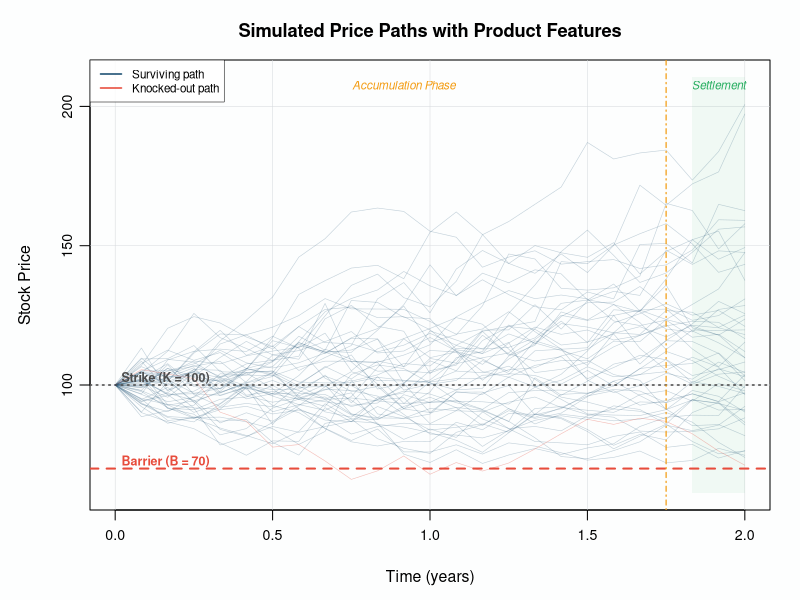
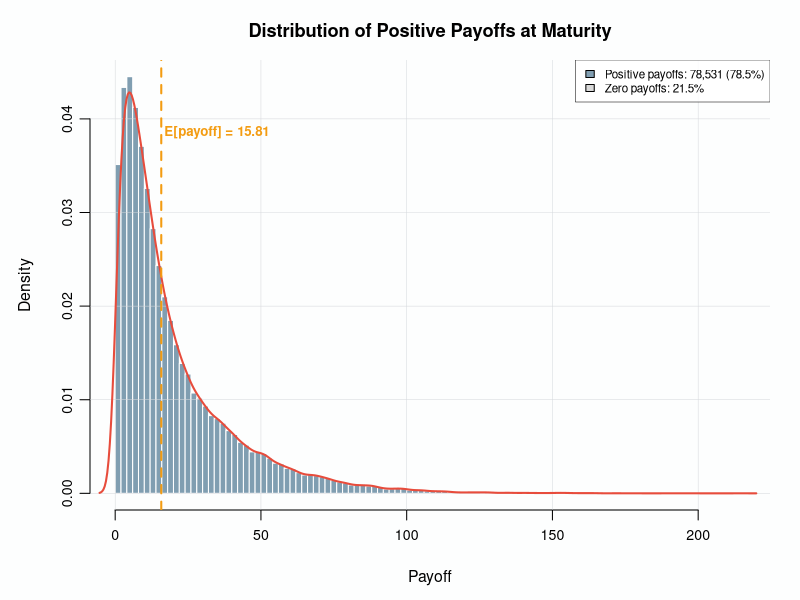
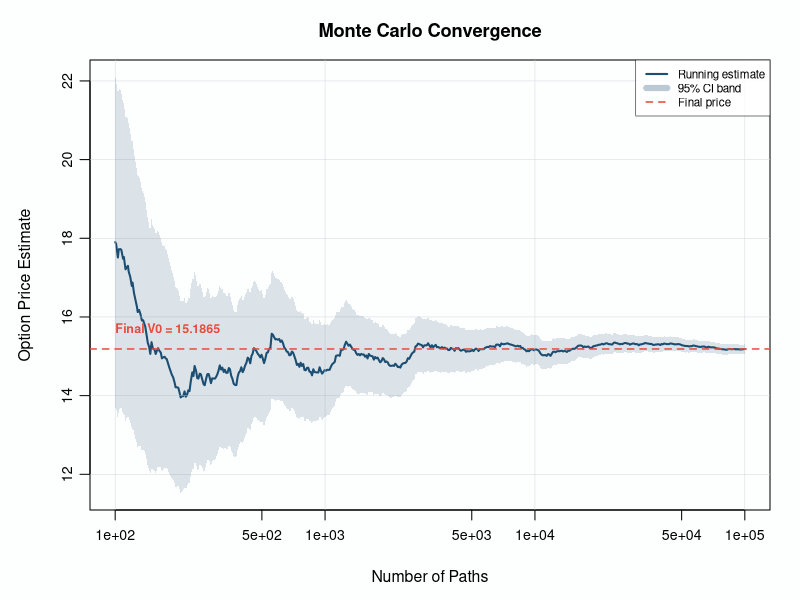
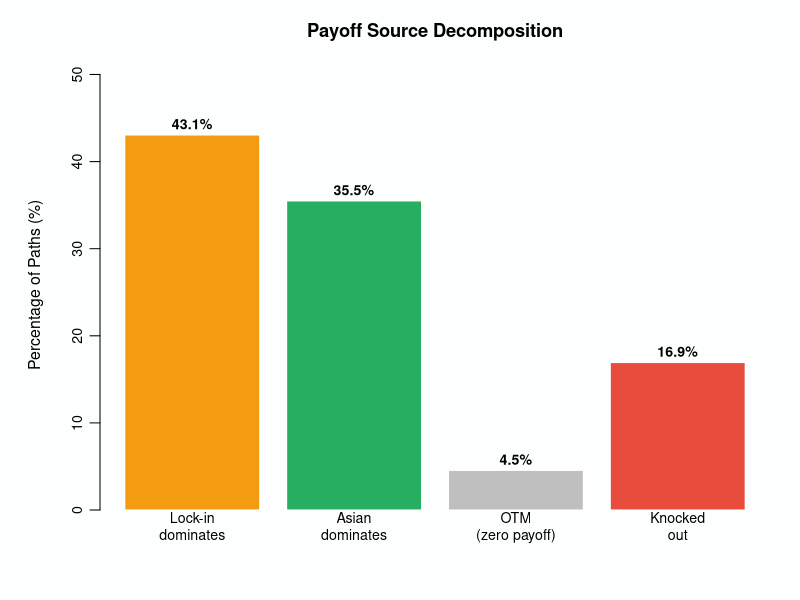
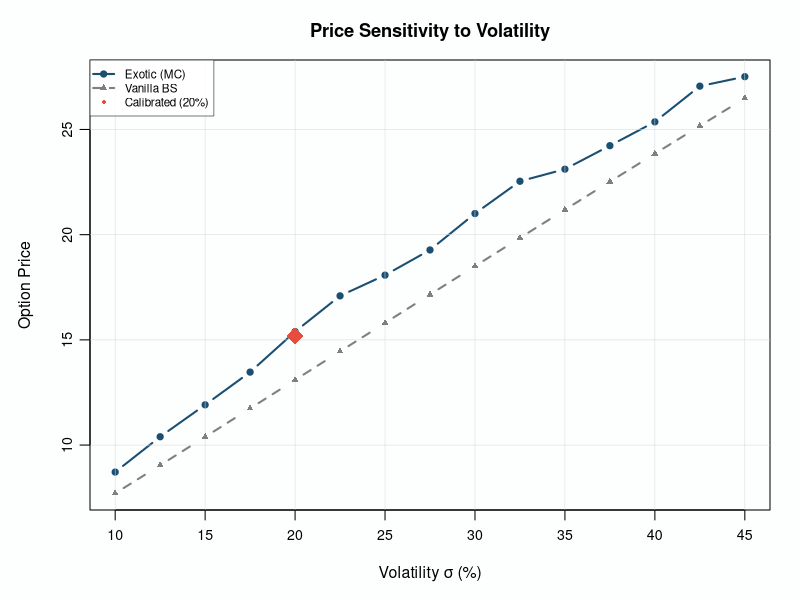
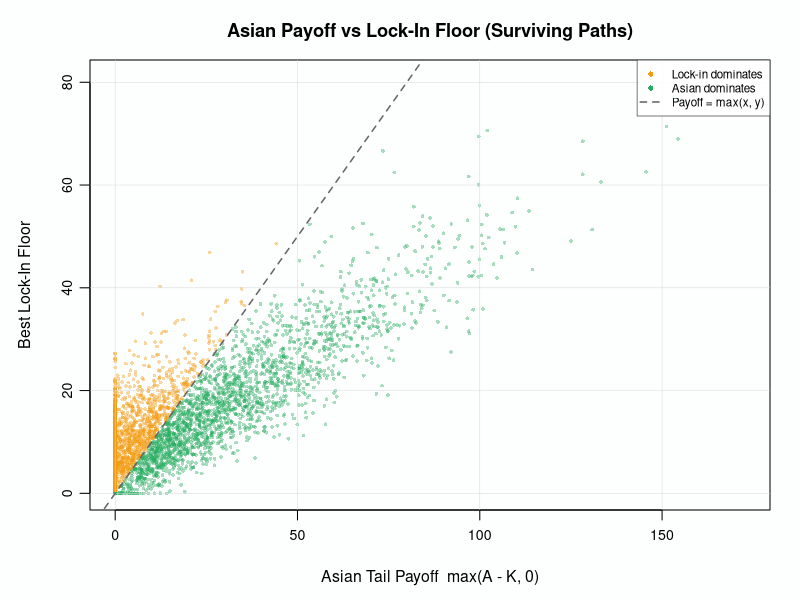

These figures' R source, in order:
###############################################################################
#  ALPINE SUMMIT-LOCK ASIAN KNOCK-OUT CALL
#  Monte Carlo Pricing under the Risk-Neutral Measure Q
#
#  Product combines three exotic features:
#    1. Summit Lock-In (Memory Ratchet)  -- locks a fraction of intrinsic value
#    2. Asian Tail Settlement            -- terminal payoff uses 3-month average
#    3. Discrete Down-and-Out Barrier    -- knockout if stock breaches floor
#
#  Underlying dynamics (GBM under Q):
#    dS_t = r S_t dt + sigma S_t dW_t^Q
#
#  Author : Adriano Lama
#  Date   : March 2026
###############################################################################

# ----------------------------------------------------------------------
# 0.  REPRODUCIBILITY
# ----------------------------------------------------------------------
set.seed(42)

# ----------------------------------------------------------------------
# 1.  MARKET & PRODUCT PARAMETERS
# ----------------------------------------------------------------------
S0    <- 100        # Initial spot price (CHF or USD)
K     <- 100        # At-the-money strike
B     <- 70         # Down-and-out barrier (30% below spot)
beta  <- 0.50       # Lock-in fraction (50% of intrinsic is guaranteed)
r     <- 0.02       # Continuous risk-free rate (2%)
sigma <- 0.20       # Annualised volatility (20%)
T_mat <- 2          # Maturity in years
N_sim <- 100000     # Number of Monte Carlo paths
M     <- 24         # Number of discrete monitoring dates (monthly)

# Derived quantities
dt    <- T_mat / M                     # Time step between monitors
t_vec <- seq(dt, T_mat, by = dt)       # Monitoring times: t_1, ..., t_24

cat("==============================================================\n")
cat("  ALPINE SUMMIT-LOCK ASIAN KNOCK-OUT CALL -- MC Pricer\n")
cat("==============================================================\n\n")
cat(sprintf("  S0 = %.0f | K = %.0f | B = %.0f | beta = %.2f\n", S0, K, B, beta))
cat(sprintf("  r  = %.2f | sigma = %.2f | T = %.1f yr | M = %d dates\n", r, sigma, T_mat, M))
cat(sprintf("  N  = %s paths\n\n", format(N_sim, big.mark = ",", scientific = FALSE)))

# ----------------------------------------------------------------------
# 2.  SIMULATE GBM PATHS -- EXACT CLOSED-FORM SOLUTION
# ----------------------------------------------------------------------
# Under Q, the exact solution at each monitoring date is:
#
#   S(t_i) = S(t_{i-1}) * exp((r - 0.5*sigma^2)*dt + sigma*sqrt(dt)*Z_i)
#
# where Z_i ~ N(0,1) i.i.d.  This is NOT Euler discretisation; it is the
# exact log-normal transition of GBM applied at each discrete step.
# ----------------------------------------------------------------------

# Draw all random innovations at once: N_sim rows x M columns
Z <- matrix(rnorm(N_sim * M), nrow = N_sim, ncol = M)

# Compute log-returns per step
drift_per_step <- (r - 0.5 * sigma^2) * dt
vol_per_step   <- sigma * sqrt(dt)
log_returns    <- drift_per_step + vol_per_step * Z   # N_sim x M

# Cumulate log-returns and exponentiate to get price levels
#   Column j of S corresponds to S(t_j) for j = 1, ..., M
log_S <- t(apply(log_returns, 1, cumsum))             # cumulative log-returns
S     <- S0 * exp(log_S)                              # N_sim x M price matrix

cat("  [OK] Simulated", format(N_sim, big.mark = ",", scientific = FALSE), "paths x",
    M, "monitoring dates\n\n")

# ----------------------------------------------------------------------
# 3.  COMPUTE PATH-DEPENDENT PAYOFF COMPONENTS
# ----------------------------------------------------------------------

# -- 3a. Down-and-Out Barrier (discrete monitoring at all 24 dates) ----
#    The option is knocked out (payoff = 0) if the stock price falls to or
#    below the barrier B at ANY monitoring date.
path_min         <- apply(S, 1, min)        # min price on each path
barrier_survived <- (path_min > B)           # TRUE if never breached

n_knocked <- sum(!barrier_survived)
cat(sprintf("  Barrier breaches: %s / %s paths (%.1f%%)\n",
            format(n_knocked, big.mark = ","),
            format(N_sim, big.mark = ",", scientific = FALSE),
            100 * n_knocked / N_sim))

# -- 3b. Summit Lock-In Floor (months 1-21 = accumulation phase) ------
#    At each accumulation date t_i (i = 1,...,21), if S(t_i) > K, the holder
#    locks in a guaranteed floor equal to beta * (S(t_i) - K).
#    The BEST (highest) lock-in across all accumulation dates is remembered.
S_accum      <- S[, 1:21]                                   # Accumulation prices
lock_in_vals <- beta * pmax(S_accum - K, 0)                 # Element-wise floors
floor_locked <- apply(lock_in_vals, 1, max)                 # Best lock-in per path

cat(sprintf("  Paths with positive lock-in: %s (%.1f%%)\n",
            format(sum(floor_locked > 0), big.mark = ","),
            100 * mean(floor_locked > 0)))

# -- 3c. Asian Tail Average (months 22, 23, 24 = settlement phase) ----
#    The terminal reference price is the arithmetic average of the stock
#    price at the last three monitoring dates.
S_tail       <- S[, 22:24]
A            <- rowMeans(S_tail)            # Asian tail average per path

# -- 3d. Asian Call Component -----------------------------------------
asian_payoff <- pmax(A - K, 0)

# -- 3e. Final Maturity Payoff ----------------------------------------
#    P_T = 1_{survived} * max( asian_payoff, floor_locked )
#
#    The holder receives the BETTER of:
#      (i)  the Asian tail call payoff, or
#      (ii) the highest locked-in floor from the accumulation phase,
#    provided the barrier was never breached.
payoff <- barrier_survived * pmax(asian_payoff, floor_locked)

# ----------------------------------------------------------------------
# 4.  DISCOUNTED PRICE & CONFIDENCE INTERVAL
# ----------------------------------------------------------------------
#    V_0 = exp(-r T) * E^Q[ P_T ]
#    Estimated by the sample mean over N_sim paths.
discount <- exp(-r * T_mat)
V0       <- discount * mean(payoff)
se       <- discount * sd(payoff) / sqrt(N_sim)

cat("\n--------------------------------------------------------------\n")
cat("  PRICING RESULTS\n")
cat("--------------------------------------------------------------\n")
cat(sprintf("  Monte Carlo Price V0     = %.4f\n", V0))
cat(sprintf("  Standard Error           = %.4f\n", se))
cat(sprintf("  95%% Confidence Interval  = [%.4f, %.4f]\n",
            V0 - 1.96 * se, V0 + 1.96 * se))
cat("--------------------------------------------------------------\n\n")

# ----------------------------------------------------------------------
# 5.  DIAGNOSTICS & DECOMPOSITION
# ----------------------------------------------------------------------

# How often does the lock-in floor dominate vs. the Asian payoff?
lock_in_dominates <- barrier_survived & (floor_locked > asian_payoff) &
  (floor_locked > 0)
asian_dominates   <- barrier_survived & (asian_payoff >= floor_locked) &
  (asian_payoff > 0)
both_zero         <- barrier_survived & (payoff == 0)

cat("  PAYOFF DECOMPOSITION (among surviving paths):\n")
cat(sprintf("    Lock-in floor dominates : %s paths (%.1f%%)\n",
            format(sum(lock_in_dominates), big.mark = ","),
            100 * mean(lock_in_dominates)))
cat(sprintf("    Asian payoff dominates  : %s paths (%.1f%%)\n",
            format(sum(asian_dominates), big.mark = ","),
            100 * mean(asian_dominates)))
cat(sprintf("    Both zero (OTM)         : %s paths (%.1f%%)\n",
            format(sum(both_zero), big.mark = ","),
            100 * mean(both_zero)))

# ----------------------------------------------------------------------
# 6.  BENCHMARK: PLAIN VANILLA EUROPEAN CALL (BLACK-SCHOLES)
# ----------------------------------------------------------------------
d1_bs <- (log(S0 / K) + (r + 0.5 * sigma^2) * T_mat) / (sigma * sqrt(T_mat))
d2_bs <- d1_bs - sigma * sqrt(T_mat)
bs_price <- S0 * pnorm(d1_bs) - K * exp(-r * T_mat) * pnorm(d2_bs)

cat(sprintf("\n  BENCHMARK: Black-Scholes European Call = %.4f\n", bs_price))
cat(sprintf("  Exotic / Vanilla ratio                 = %.2f%%\n",
            100 * V0 / bs_price))
cat("==============================================================\n")

# ######################################################################
# 7.  VISUALISATIONS
# ######################################################################

# -- Colour palette ---------------------------------------------------
col_main   <- "#1B4F72"
col_accent <- "#E74C3C"
col_asian  <- "#27AE60"
col_lock   <- "#F39C12"
col_barrier<- col_accent
col_grid   <- "#D5D8DC"
col_bg     <- "#FDFEFE"

# Shared plot theme helper
setup_plot <- function(main, xlab, ylab, ...) {
  par(bg = col_bg, family = "sans", cex.main = 1.1, cex.lab = 0.95,
      cex.axis = 0.85, mar = c(4.5, 4.5, 3, 1.5), mgp = c(2.8, 0.7, 0))
}

# =====================================================================
# PLOT 1: Sample Price Paths with Barrier, Strike, and Phase Markers
# =====================================================================
setup_plot()
n_show <- 50
idx_show <- sample(N_sim, n_show)
S_plot <- cbind(S0, S[idx_show, ])      # prepend S0 as column 0
t_plot <- c(0, t_vec)

y_lo <- min(B - 5, min(S_plot) - 5)
y_hi <- max(S_plot) + 10

plot(NULL, xlim = c(0, T_mat), ylim = c(y_lo, y_hi),
     xlab = "Time (years)", ylab = "Stock Price",
     main = "Simulated Price Paths with Product Features")
grid(col = col_grid, lty = 1, lwd = 0.5)

# Background shading for settlement phase
rect(t_vec[22], y_lo, T_mat, y_hi, col = adjustcolor(col_asian, 0.06), border = NA)

# Draw paths, colour by knocked-out or surviving
for (i in seq_len(n_show)) {
  path_i <- S_plot[i, ]
  knocked <- any(path_i[-1] <= B)       # exclude S0
  col_i <- if (knocked) adjustcolor(col_accent, 0.35) else adjustcolor(col_main, 0.25)
  lines(t_plot, path_i, lwd = 0.6, col = col_i)
}

# Barrier and strike reference lines
abline(h = B, col = col_barrier, lwd = 2, lty = 2)
abline(h = K, col = "grey30", lwd = 1.5, lty = 3)
abline(v = t_vec[21], col = col_lock, lwd = 1.2, lty = 4)

text(T_mat * 0.01, B + 2.5, "Barrier (B = 70)", col = col_barrier, cex = 0.75, adj = 0, font = 2)
text(T_mat * 0.01, K + 2.5, "Strike (K = 100)", col = "grey30", cex = 0.75, adj = 0, font = 2)

# Phase labels
text(t_vec[11], y_hi - 3, "Accumulation Phase", col = col_lock, cex = 0.7, font = 3)
text(t_vec[23], y_hi - 3, "Settlement", col = col_asian, cex = 0.7, font = 3)

legend("topleft", legend = c("Surviving path", "Knocked-out path"),
       col = c(col_main, col_accent), lwd = 1.5, cex = 0.7,
       bg = adjustcolor("white", 0.85), box.lwd = 0.5)

# =====================================================================
# PLOT 2: Payoff Distribution (non-zero payoffs)
# =====================================================================
setup_plot()
pos_payoff <- payoff[payoff > 0]

hist(pos_payoff, breaks = 80, freq = FALSE,
     col = adjustcolor(col_main, 0.55), border = "white",
     main = "Distribution of Positive Payoffs at Maturity",
     xlab = "Payoff", ylab = "Density")
grid(col = col_grid, lty = 1, lwd = 0.5)

# Overlay a density curve
if (length(pos_payoff) > 10) {
  dens <- density(pos_payoff, adjust = 1.2)
  lines(dens, col = col_accent, lwd = 2)
}

abline(v = mean(payoff), col = col_lock, lwd = 2, lty = 2)
text(mean(payoff) + 1, max(dens$y) * 0.9,
     sprintf("E[payoff] = %.2f", mean(payoff)),
     col = col_lock, cex = 0.8, adj = 0, font = 2)

legend("topright",
       legend = c(sprintf("Positive payoffs: %s (%.1f%%)",
                          format(length(pos_payoff), big.mark = ","),
                          100 * length(pos_payoff) / N_sim),
                  sprintf("Zero payoffs: %.1f%%",
                          100 * (1 - length(pos_payoff) / N_sim))),
       fill = c(adjustcolor(col_main, 0.55), "grey85"),
       cex = 0.7, bg = adjustcolor("white", 0.85), box.lwd = 0.5)

# =====================================================================
# PLOT 3: Monte Carlo Convergence of Option Price
# =====================================================================
setup_plot()
# Compute running mean of discounted payoff at logarithmically spaced steps
n_eval   <- 500
eval_pts <- unique(round(exp(seq(log(100), log(N_sim), length.out = n_eval))))
disc_pay <- discount * payoff

running_mean <- numeric(length(eval_pts))
running_se   <- numeric(length(eval_pts))
for (k in seq_along(eval_pts)) {
  n_k <- eval_pts[k]
  running_mean[k] <- mean(disc_pay[1:n_k])
  running_se[k]   <- sd(disc_pay[1:n_k]) / sqrt(n_k)
}

y_range <- range(c(running_mean - 1.96 * running_se,
                   running_mean + 1.96 * running_se))

plot(eval_pts, running_mean, type = "l", lwd = 2, col = col_main,
     xlab = "Number of Paths", ylab = "Option Price Estimate",
     main = "Monte Carlo Convergence", ylim = y_range, log = "x")
grid(col = col_grid, lty = 1, lwd = 0.5)

# 95% confidence band
polygon(c(eval_pts, rev(eval_pts)),
        c(running_mean - 1.96 * running_se,
          rev(running_mean + 1.96 * running_se)),
        col = adjustcolor(col_main, 0.15), border = NA)

abline(h = V0, col = col_accent, lwd = 1.5, lty = 2)
text(eval_pts[1], V0 + diff(y_range) * 0.05,
     sprintf("Final V0 = %.4f", V0), col = col_accent, cex = 0.75, adj = 0, font = 2)

legend("topright", legend = c("Running estimate", "95% CI band", "Final price"),
       col = c(col_main, adjustcolor(col_main, 0.3), col_accent),
       lwd = c(2, 6, 1.5), lty = c(1, 1, 2), cex = 0.7,
       bg = adjustcolor("white", 0.85), box.lwd = 0.5)

# =====================================================================
# PLOT 4: Payoff Source Breakdown -- Stacked Bar
# =====================================================================
setup_plot()
par(mar = c(4.5, 5, 3, 1.5))

counts <- c(
  "Lock-in\ndominates"  = sum(lock_in_dominates),
  "Asian\ndominates"    = sum(asian_dominates),
  "OTM\n(zero payoff)"  = sum(both_zero),
  "Knocked\nout"         = n_knocked
)
pcts <- 100 * counts / N_sim

bp <- barplot(pcts, col = c(col_lock, col_asian, "grey75", col_accent),
              border = "white", ylim = c(0, max(pcts) * 1.2),
              ylab = "Percentage of Paths (%)",
              main = "Payoff Source Decomposition")
text(bp, pcts + max(pcts) * 0.03, sprintf("%.1f%%", pcts), cex = 0.85, font = 2)

# =====================================================================
# PLOT 5: Sensitivity -- Price vs Volatility (quick re-simulation)
# =====================================================================
setup_plot()
sigma_grid <- seq(0.10, 0.45, by = 0.025)
n_sens     <- 20000   # fewer paths for speed
price_sens <- numeric(length(sigma_grid))

cat("\n  Running volatility sensitivity (", n_sens, " paths each)...\n")

for (s in seq_along(sigma_grid)) {
  sig_s <- sigma_grid[s]
  Z_s   <- matrix(rnorm(n_sens * M), nrow = n_sens, ncol = M)
  lr_s  <- (r - 0.5 * sig_s^2) * dt + sig_s * sqrt(dt) * Z_s
  lS_s  <- t(apply(lr_s, 1, cumsum))
  S_s   <- S0 * exp(lS_s)
  
  pmin_s  <- apply(S_s, 1, min)
  surv_s  <- (pmin_s > B)
  lock_s  <- apply(beta * pmax(S_s[, 1:21] - K, 0), 1, max)
  A_s     <- rowMeans(S_s[, 22:24])
  asian_s <- pmax(A_s - K, 0)
  pay_s   <- surv_s * pmax(asian_s, lock_s)
  
  price_sens[s] <- discount * mean(pay_s)
}

# Also compute BS vanilla for the same grid
bs_sens <- numeric(length(sigma_grid))
for (s in seq_along(sigma_grid)) {
  sig_s <- sigma_grid[s]
  d1_s  <- (log(S0 / K) + (r + 0.5 * sig_s^2) * T_mat) / (sig_s * sqrt(T_mat))
  d2_s  <- d1_s - sig_s * sqrt(T_mat)
  bs_sens[s] <- S0 * pnorm(d1_s) - K * exp(-r * T_mat) * pnorm(d2_s)
}

y_rng <- range(c(price_sens, bs_sens))

plot(sigma_grid * 100, price_sens, type = "b", pch = 19, cex = 0.7,
     lwd = 2, col = col_main,
     xlab = expression("Volatility " * sigma * " (%)"),
     ylab = "Option Price",
     main = "Price Sensitivity to Volatility",
     ylim = y_rng)
grid(col = col_grid, lty = 1, lwd = 0.5)

lines(sigma_grid * 100, bs_sens, type = "b", pch = 17, cex = 0.7,
      lwd = 2, col = "grey50", lty = 2)

# Mark the calibrated point
points(sigma * 100, V0, pch = 18, cex = 2.2, col = col_accent)

legend("topleft",
       legend = c("Exotic (MC)", "Vanilla BS", sprintf("Calibrated (%.0f%%)", sigma * 100)),
       col = c(col_main, "grey50", col_accent),
       pch = c(19, 17, 18), lwd = c(2, 2, NA), lty = c(1, 2, NA),
       cex = 0.7, bg = adjustcolor("white", 0.85), box.lwd = 0.5)

# =====================================================================
# PLOT 6: Terminal Asian Average vs Lock-In Floor (scatter, surviving)
# =====================================================================
setup_plot()
surv_idx <- which(barrier_survived)
n_scatter <- min(5000, length(surv_idx))
samp_idx <- sample(surv_idx, n_scatter)

# Determine which component dominated for colouring
dom_col <- ifelse(floor_locked[samp_idx] > asian_payoff[samp_idx],
                  adjustcolor(col_lock, 0.4),
                  adjustcolor(col_asian, 0.4))

plot(asian_payoff[samp_idx], floor_locked[samp_idx],
     pch = 16, cex = 0.5, col = dom_col,
     xlab = "Asian Tail Payoff  max(A - K, 0)",
     ylab = "Best Lock-In Floor",
     main = "Asian Payoff vs Lock-In Floor (Surviving Paths)")
grid(col = col_grid, lty = 1, lwd = 0.5)

# 45-degree line
abline(a = 0, b = 1, col = "grey40", lwd = 1.5, lty = 2)

legend("topright",
       legend = c("Lock-in dominates", "Asian dominates", "Payoff = max(x, y)"),
       col = c(col_lock, col_asian, "grey40"),
       pch = c(16, 16, NA), lty = c(NA, NA, 2), lwd = c(NA, NA, 1.5),
       cex = 0.7, bg = adjustcolor("white", 0.85), box.lwd = 0.5)

cat("\n  [OK] All 6 plots generated.\n")
cat("==============================================================\n")
